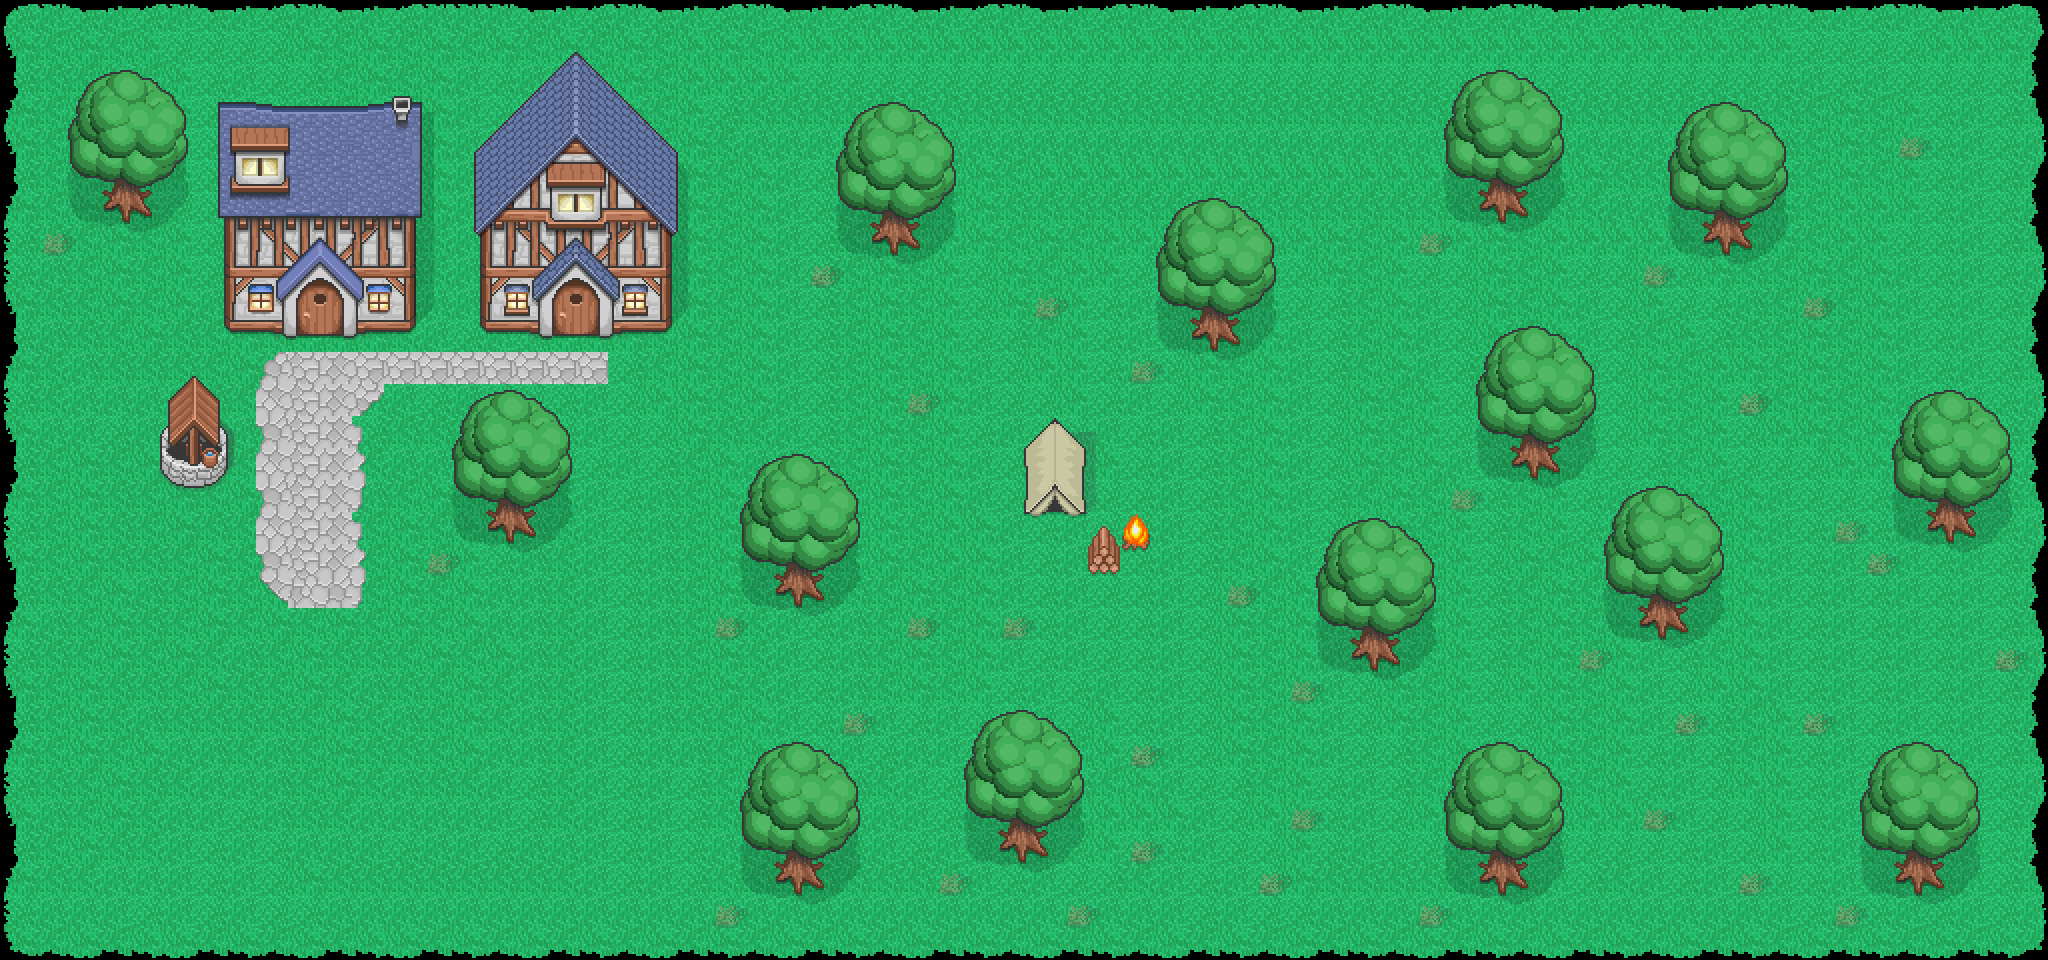

This game map was drawn from its Tiled (.tmx) file and the tilesets committed beside it. A one-line description and the trimmed map source follow:
An orthogonal 64x30 tile map with 32x32 px tiles, 2 tile layers (tree, objects).

<map version="1.0" tiledversion="1.1.4" orientation="orthogonal" renderorder="right-down" width="64" height="30" tilewidth="32" tileheight="32" infinite="0" nextobjectid="1">
 <tileset firstgid="1" name="test_tileset" tilewidth="32" tileheight="32" tilecount="1960" columns="20">
  <image source="tilesheet.png" width="640" height="3136" />
 </tileset>
 <layer name="tree" width="64" height="30">
  <data>[1920 cells, 1920 non-empty, 28 distinct tile ids]</data>
 </layer>
 <layer name="objects" width="64" height="30">
  <data>[1920 cells, 701 non-empty, 217 distinct tile ids]</data>
 </layer>
</map>
